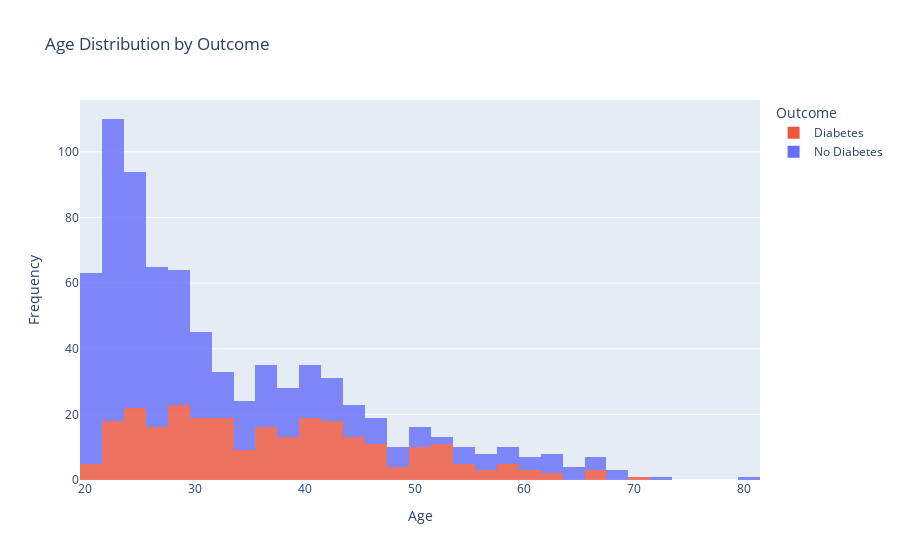

The cell this chart's notebook holds for it:
### Code cell
fig = px.histogram(df_plot, x = 'Age', color = 'Outcome', title = 'Age Distribution by Outcome', opacity= 0.8, color_discrete_map= color_discrete_map)
fig.update_layout(
    yaxis=dict(title='Frequency')
)
fig.show()

### Figure 1 — Plotly figure (JSON) as saved in the notebook; plotly's stock layout.template omitted (floating-point values rounded to 4 significant figures; data arrays with more than 128 entries replaced by an {"elided": "..."} marker saying what was removed)
{"data": [{"alignmentgroup": "True", "bingroup": "x", "hovertemplate": "Outcome=Diabetes<br>Age=%{x}<br>count=%{y}<extra></extra>", "legendgroup": "Diabetes", "marker": {"color": "#EF553B", "opacity": 0.8, "pattern": {"shape": ""}}, "name": "Diabetes", "offsetgroup": "Diabetes", "orientation": "v", "showlegend": true, "type": "histogram", "x": {"elided": "268 int values"}, "xaxis": "x", "yaxis": "y"}, {"alignmentgroup": "True", "bingroup": "x", "hovertemplate": "Outcome=No Diabetes<br>Age=%{x}<br>count=%{y}<extra></extra>", "legendgroup": "No Diabetes", "marker": {"color": "#636EFA", "opacity": 0.8, "pattern": {"shape": ""}}, "name": "No Diabetes", "offsetgroup": "No Diabetes", "orientation": "v", "showlegend": true, "type": "histogram", "x": {"elided": "500 int values"}, "xaxis": "x", "yaxis": "y"}], "layout": {"barmode": "relative", "legend": {"title": {"text": "Outcome"}, "tracegroupgap": 0}, "title": {"text": "Age Distribution by Outcome"}, "xaxis": {"anchor": "y", "domain": [0, 1], "title": {"text": "Age"}}, "yaxis": {"anchor": "x", "domain": [0, 1], "title": {"text": "Frequency"}}}}
